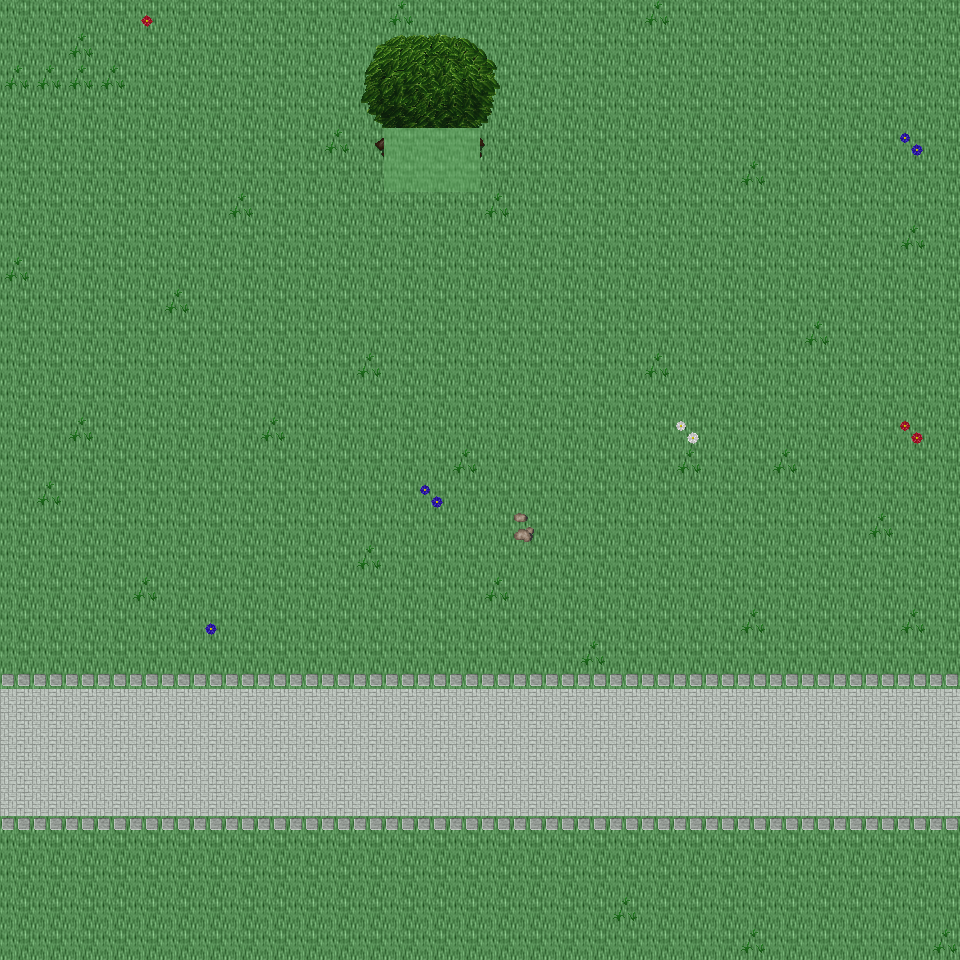

Rendered tile map (Tiled .tmx) drawn with the repository's tilesets; below, a short description and the map source with its tile grids summarised:
An orthogonal 30x30 tile map with 32x32 px tiles, 6 tile layers (Ground, Object, Object2, Above, ...), 48 tilesets and 4 objects (4x mapExit).

<map version="1.0" orientation="orthogonal" renderorder="right-down" width="30" height="30" tilewidth="32" tileheight="32" nextobjectid="5">
  <tileset firstgid="1" name="tileset_ground_ground" tilewidth="32" tileheight="32" tilecount="33" columns="3">
    <image source="../drawable/tileset_ground_ground.png" width="96" height="352" />
  </tileset>
  <tileset firstgid="34" name="tileset_building_castle" tilewidth="32" tileheight="32" tilecount="320" columns="20">
    <image source="../drawable/tileset_building_castle.png" width="640" height="512" />
  </tileset>
  <tileset firstgid="354" name="tileset_furniture_carpet_carpets_2" tilewidth="32" tileheight="32" tilecount="12" columns="4">
    <image source="../drawable/tileset_furniture_carpet_carpets_2.png" width="128" height="160" />
  </tileset>
  <tileset firstgid="366" name="tileset_ground_indoor_tiles" tilewidth="32" tileheight="32" tilecount="8" columns="2">
    <image source="../drawable/tileset_ground_indoor_tiles.png" width="64" height="128" />
  </tileset>
  <tileset firstgid="374" name="tileset_ground_water_pool" tilewidth="32" tileheight="32" tilecount="72" columns="3">
    <image source="../drawable/tileset_ground_water_pool.png" width="96" height="768" />
  </tileset>
  <tileset firstgid="446" name="tileset_ground_brown_paving" tilewidth="32" tileheight="32" tilecount="2" columns="2">
    <image source="../drawable/tileset_ground_brown_paving.png" width="64" height="32" />
  </tileset>
  <tileset firstgid="448" name="tileset_ground_spikes" tilewidth="32" tileheight="32" tilecount="1" columns="1">
    <image source="../drawable/tileset_ground_spikes.png" width="32" height="32" />
  </tileset>
  <tileset firstgid="449" name="tileset_ground_ridge_earth_dark" tilewidth="32" tileheight="32" tilecount="96" columns="12">
    <image source="../drawable/tileset_ground_ridge_earth_dark.png" width="384" height="256" />
  </tileset>
  <tileset firstgid="545" name="tileset_plant_grasses" tilewidth="32" tileheight="32" tilecount="6" columns="3">
    <image source="../drawable/tileset_plant_grasses.png" width="96" height="64" />
  </tileset>
  <tileset firstgid="551" name="tileset_ground_water_pool_corners" tilewidth="32" tileheight="32" tilecount="72" columns="3">
    <image source="../drawable/tileset_ground_water_pool_corners.png" width="96" height="768" />
  </tileset>
  <tileset firstgid="623" name="tileset_building_fence_fence_chunky" tilewidth="32" tileheight="32" tilecount="21" columns="3">
    <image source="../drawable/tileset_building_fence_fence_chunky.png" width="96" height="224" />
  </tileset>
  <tileset firstgid="644" name="tileset_ground_earth_edges" tilewidth="32" tileheight="32" tilecount="18" columns="6">
    <image source="../drawable/tileset_ground_earth_edges.png" width="192" height="96" />
  </tileset>
  <tileset firstgid="662" name="tileset_ground_rock_pebbles" tilewidth="32" tileheight="32" tilecount="3" columns="1">
    <image source="../drawable/tileset_ground_rock_pebbles.png" width="32" height="96" />
  </tileset>
  <tileset firstgid="665" name="tileset_ground_square_patch" tilewidth="32" tileheight="32" tilecount="9" columns="3">
    <image source="../drawable/tileset_ground_square_patch.png" width="96" height="96" />
  </tileset>
  <tileset firstgid="674" name="tileset_plant_leaves" tilewidth="32" tileheight="32" tilecount="8" columns="4">
    <image source="../drawable/tileset_plant_leaves.png" width="128" height="64" />
  </tileset>
  <tileset firstgid="682" name="tileset_item_corpse_skull_dark" tilewidth="32" tileheight="32" tilecount="2" columns="2">
    <image source="../drawable/tileset_item_corpse_skull_dark.png" width="64" height="32" />
  </tileset>
  <tileset firstgid="684" name="tileset_item_corpse_skeleton" tilewidth="32" tileheight="32" tilecount="4" columns="2">
    <image source="../drawable/tileset_item_corpse_skeleton.png" width="64" height="64" />
  </tileset>
  <tileset firstgid="688" name="tileset_furniture_table_grey_fancy" tilewidth="32" tileheight="32" tilecount="9" columns="3">
    <image source="../drawable/tileset_furniture_table_grey_fancy.png" width="96" height="96" />
  </tileset>
  <tileset firstgid="697" name="tileset_furniture_table_grey_long" tilewidth="32" tileheight="32" tilecount="4" columns="2">
    <image source="../drawable/tileset_furniture_table_grey_long.png" width="64" height="64" />
  </tileset>
  <tileset firstgid="701" name="tileset_furniture_table_grey_plain" tilewidth="32" tileheight="32" tilecount="9" columns="3">
    <image source="../drawable/tileset_furniture_table_grey_plain.png" width="96" height="96" />
  </tileset>
  <tileset firstgid="710" name="tileset_item_gothic_slab" tilewidth="32" tileheight="32" tilecount="1" columns="1">
    <image source="../drawable/tileset_item_gothic_slab.png" width="32" height="32" />
  </tileset>
  <tileset firstgid="711" name="tileset_logic_creature_gnome" tilewidth="32" tileheight="32" tilecount="6" columns="6">
    <image source="../drawable/tileset_logic_creature_gnome.png" width="192" height="32" />
  </tileset>
  <tileset firstgid="717" name="tileset_logic_creature_animal" tilewidth="32" tileheight="32" tilecount="32" columns="8">
    <image source="../drawable/tileset_logic_creature_animal.png" width="256" height="128" />
  </tileset>
  <tileset firstgid="749" name="tileset_logic_collision" tilewidth="32" tileheight="32" tilecount="1" columns="1">
    <image source="../drawable/tileset_logic_collision.png" width="32" height="32" />
  </tileset>
  <tileset firstgid="750" name="tileset_ground_water_pool_deep" tilewidth="32" tileheight="32" tilecount="72" columns="3">
    <image source="../drawable/tileset_ground_water_pool_deep.png" width="96" height="768" />
  </tileset>
  <tileset firstgid="822" name="tileset_object_suspension_bridge" tilewidth="32" tileheight="32" tilecount="24" columns="3">
    <image source="../drawable/tileset_object_suspension_bridge.png" width="96" height="256" />
  </tileset>
  <tileset firstgid="846" name="tileset_plant_flower_daisy_blue" tilewidth="32" tileheight="32" tilecount="8" columns="2">
    <image source="../drawable/tileset_plant_flower_daisy_blue.png" width="64" height="128" />
  </tileset>
  <tileset firstgid="854" name="tileset_plant_flower_daisy_red" tilewidth="32" tileheight="32" tilecount="8" columns="2">
    <image source="../drawable/tileset_plant_flower_daisy_red.png" width="64" height="128" />
  </tileset>
  <tileset firstgid="862" name="tileset_plant_flower_daisy_white" tilewidth="32" tileheight="32" tilecount="8" columns="2">
    <image source="../drawable/tileset_plant_flower_daisy_white.png" width="64" height="128" />
  </tileset>
  <tileset firstgid="870" name="tileset_plant_flower_daisy_yellow" tilewidth="32" tileheight="32" tilecount="8" columns="2">
    <image source="../drawable/tileset_plant_flower_daisy_yellow.png" width="64" height="128" />
  </tileset>
  <tileset firstgid="878" name="tileset_plant_tree_tree_green" tilewidth="32" tileheight="32" tilecount="80" columns="8">
    <image source="../drawable/tileset_plant_tree_tree_green.png" width="256" height="352" />
  </tileset>
  <tileset firstgid="958" name="tileset_item_banners_flag" tilewidth="32" tileheight="32" tilecount="12" columns="3">
    <image source="../drawable/tileset_item_banners_flag.png" width="96" height="128" />
  </tileset>
  <tileset firstgid="970" name="tileset_item_flagpole" tilewidth="32" tileheight="32" tilecount="3" columns="1">
    <image source="../drawable/tileset_item_flagpole.png" width="32" height="96" />
  </tileset>
  <tileset firstgid="973" name="tileset_furniture_chair_bench_white" tilewidth="32" tileheight="32" tilecount="8" columns="2">
    <image source="../drawable/tileset_furniture_chair_bench_white.png" width="64" height="128" />
  </tileset>
  <tileset firstgid="981" name="tileset_item_statue_flowered_arch" tilewidth="32" tileheight="32" tilecount="24" columns="6">
    <image source="../drawable/tileset_item_statue_flowered_arch.png" width="192" height="128" />
  </tileset>
  <tileset firstgid="1005" name="tileset_building_decoration_block" tilewidth="32" tileheight="32" tilecount="2" columns="2">
    <image source="../drawable/tileset_building_decoration_block.png" width="64" height="32" />
  </tileset>
  <tileset firstgid="1007" name="tileset_building_decoration_orbpedestal" tilewidth="32" tileheight="32" tilecount="2" columns="1">
    <image source="../drawable/tileset_building_decoration_orbpedestal.png" width="32" height="64" />
  </tileset>
  <tileset firstgid="1009" name="tileset_item_statue_urn_with_flowers" tilewidth="32" tileheight="32" tilecount="2" columns="1">
    <image source="../drawable/tileset_item_statue_urn_with_flowers.png" width="32" height="64" />
  </tileset>
  <tileset firstgid="1011" name="tileset_building_decoration_pool" tilewidth="32" tileheight="32" tilecount="9" columns="3">
    <image source="../drawable/tileset_building_decoration_pool.png" width="96" height="96" />
  </tileset>
  <tileset firstgid="1020" name="tileset_item_statue_romanic_art1" tilewidth="32" tileheight="32" tilecount="4" columns="2">
    <image source="../drawable/tileset_item_statue_romanic_art1.png" width="64" height="64" />
  </tileset>
  <tileset firstgid="1024" name="tileset_building_wall_int_clay" tilewidth="32" tileheight="32" tilecount="100" columns="10">
    <image source="../drawable/tileset_building_wall_int_clay.png" width="320" height="320" />
  </tileset>
  <tileset firstgid="1124" name="tileset_ground_green_paving" tilewidth="32" tileheight="32" tilecount="18" columns="3">
    <image source="../drawable/tileset_ground_green_paving.png" width="96" height="192" />
  </tileset>
  <tileset firstgid="1142" name="tileset_logic_protection" tilewidth="32" tileheight="32" tilecount="2" columns="2">
    <image source="../drawable/tileset_logic_protection.png" width="64" height="32" />
  </tileset>
  <tileset firstgid="1144" name="tileset_furniture_other_stick" tilewidth="32" tileheight="32" tilecount="2" columns="1">
    <image source="../drawable/tileset_furniture_other_stick.png" width="32" height="64" />
  </tileset>
  <tileset firstgid="1146" name="tileset_item_scrying_orb" tilewidth="32" tileheight="32" tilecount="8" columns="8">
    <image source="../drawable/tileset_item_scrying_orb.png" width="256" height="32" />
  </tileset>
  <tileset firstgid="1154" name="tileset_light_dim_light_7x5" tilewidth="32" tileheight="32" tilecount="35" columns="7">
    <image source="../drawable/tileset_light_dim_light_7x5.png" width="224" height="160" />
  </tileset>
  <tileset firstgid="1189" name="tileset_light_light_5x5" tilewidth="32" tileheight="32" tilecount="25" columns="5">
    <image source="../drawable/tileset_light_light_5x5.png" width="160" height="160" />
  </tileset>
  <tileset firstgid="1214" name="tileset_furniture_light_lamp_bronze" tilewidth="32" tileheight="32" tilecount="3" columns="1">
    <image source="../drawable/tileset_furniture_light_lamp_bronze.png" width="32" height="96" />
  </tileset>
  <layer name="Ground" width="30" height="30">
    <data>[900 cells, 900 non-empty, 2 distinct tile ids]</data>
  </layer>
  <layer name="Object" width="30" height="30">
    <data>[900 cells, 105 non-empty, 14 distinct tile ids]</data>
  </layer>
  <layer name="Object2" width="30" height="30">
    <data>[900 cells, 0 non-empty, 0 distinct tile ids]</data>
  </layer>
  <layer name="Above" width="30" height="30">
    <data>[900 cells, 18 non-empty, 18 distinct tile ids]</data>
  </layer>
  <layer name="Above2" width="30" height="30">
    <data>[900 cells, 0 non-empty, 0 distinct tile ids]</data>
  </layer>
  <layer name="Walkable" width="30" height="30">
    <data>[900 cells, 6 non-empty, 1 distinct tile ids]</data>
  </layer>
  <objectgroup name="MapEvents">
    <object id="1" name="north" type="mapExit" x="0" y="0" width="960" height="32">
      <properties>
        <property name="map" value="level_0_x222_y27" />
        <property name="x" value="0" />
        <property name="y" value="28" />
      </properties>
    </object>
    <object id="2" name="south" type="mapExit" x="0" y="928" width="960" height="32">
      <properties>
        <property name="map" value="level_0_x222_y29" />
        <property name="x" value="0" />
        <property name="y" value="1" />
      </properties>
    </object>
    <object id="3" name="west" type="mapExit" x="0" y="0" width="32" height="960">
      <properties>
        <property name="map" value="level_0_x221_y28" />
        <property name="x" value="28" />
        <property name="y" value="0" />
      </properties>
    </object>
    <object id="4" name="east" type="mapExit" x="928" y="0" width="32" height="960">
      <properties>
        <property name="map" value="level_0_x223_y28" />
        <property name="x" value="1" />
        <property name="y" value="0" />
      </properties>
    </object>
  </objectgroup>
</map>
